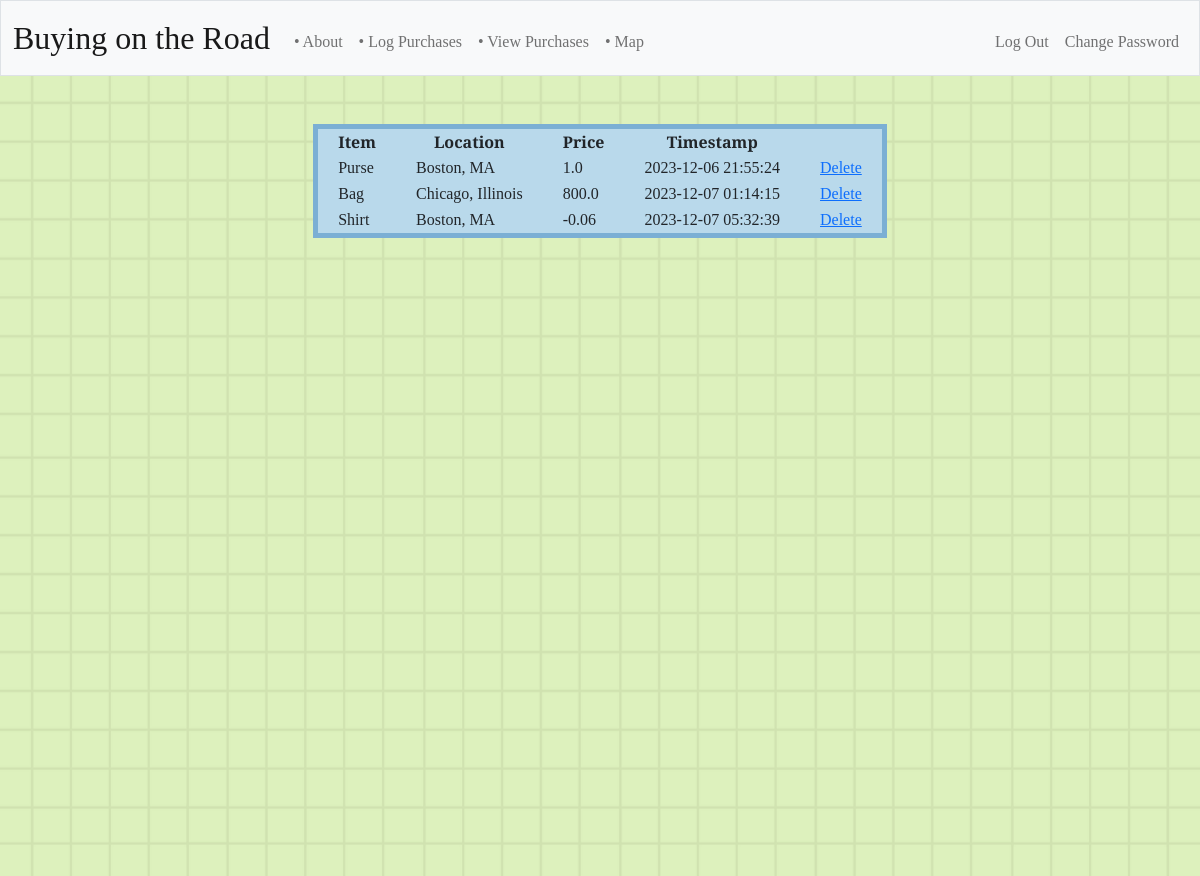
Screenshot of /view_purchases (signed in) with the database file from the repository.
### tables this page shows
CREATE TABLE purchases (
            id INTEGER PRIMARY KEY,
            user_id INTEGER NOT NULL,
            item TEXT NOT NULL,
            location INTEGER NOT NULL,
            price REAL NOT NULL,
            timestamp DATETIME DEFAULT
        CURRENT_TIMESTAMP, latitude REAL, longitude REAL);

### app.py (the view)
@app.route("/view_purchases")
@login_required
def view_purchases():
    user_id = session["user_id"]
    purchases = db.execute("SELECT * FROM purchases WHERE user_id = ?", user_id)
    return render_template("view_purchases.html", purchases=purchases)

### app.py (called while the page is built)
@app.after_request
def after_request(response):
    response.headers["Cache-Control"] = "no-cache, no-store, must-revalidate"
    response.headers["Expires"] = 0
    response.headers["Pragma"] = "no-cache"
    return response

### helpers.py (called while the page is built)
def login_required(f):
    @wraps(f)
    def decorated_function(*args, **kwargs):
        if session.get("user_id") is None:
            return redirect("/login")
        return f(*args, **kwargs)
    return decorated_function

### templates/view_purchases.html
{% extends "layout.html" %}
{% block main %}
<table class="table-center">
    <div class="purchases-table">
    <thead>
        <tr>
            <th class="table-th">Item</th>
            <th class="table-th">Location</th>
            <th class="table-th">Price</th>
            <th class="table-th">Timestamp</th>
        </tr>
    </thead>
    <tbody>
        {% for purchase in purchases %}
        <tr>
            <td class="table-td">{{ purchase.item }}</td>
            <td class="table-td">{{ purchase.location }}</td>
            <td class="table-td">{{ purchase.price }}</td>
            <td class="table-td">{{ purchase.timestamp }}</td>
            <td class="table-td">
                <a href="{{ url_for('delete_purchase', purchase_id=purchase.id) }}">Delete</a>
            </td>
        </tr>
        {% endfor %}
    </tbody>
</div>
</table>
{% endblock %}

### static/styles.css (style rules this page uses)
body, html { height: 100%; margin: 0; padding: 0; }
body { background-image: url('/static/background.png'); background-size: cover; background-position: center; background-attachment: fixed; }
p, button, label, input, td, th { font-family: 'Libre Baskerville', serif; }
th, td { padding-right: 20px; padding-left: 20px; }
td { text-align: left; }
.table-center { margin-left: auto; margin-right: auto; background-color: #B9D9EB; border-style: solid; border-width: 5px; border-color: #7BAFD4; }

### rows the page displays
purchases: item "Purse", location "Boston, MA", price "1.0", timestamp "2023-12-06 21:55:24"
purchases: item "Bag", location "Chicago, Illinois", price "800.0", timestamp "2023-12-07 01:14:15"
purchases: item "Shirt", location "Boston, MA", price "-0.06", timestamp "2023-12-07 05:32:39"
